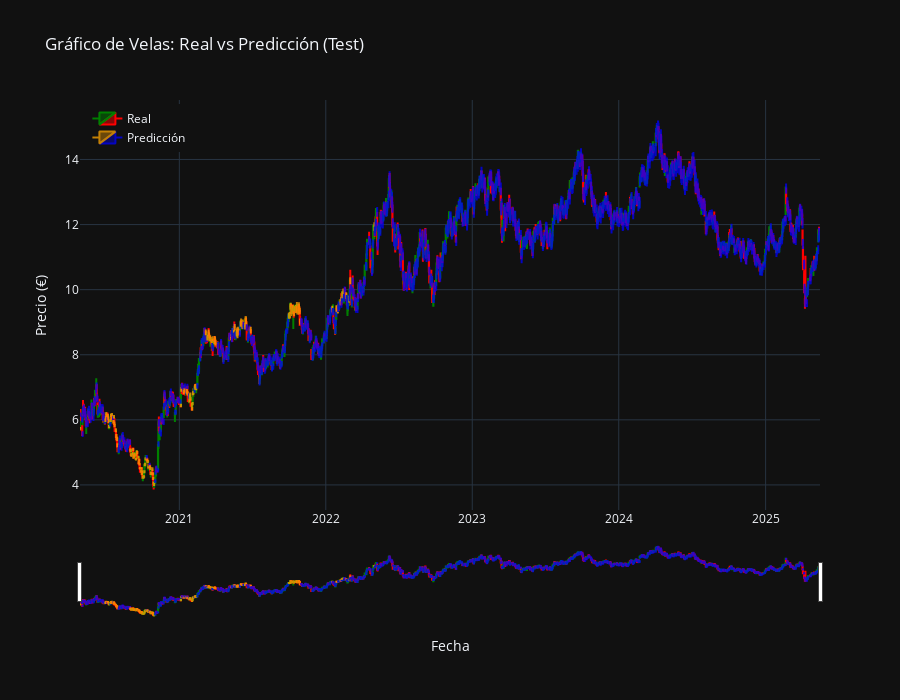

Notebook cell for this chart:
### Markdown cell above
### Visualización de las predicciones junto a los valores reales

### Code cell
# Se toman las últimas fechas del índice de repsol, igual al tamaño de df_results
fechas_test = repsol.index[-len(df_results):]

df_results['Fecha'] = fechas_test

fig = go.Figure()
# Aumentar el tamaño de la figura
fig.update_layout(height=700)

# Velas reales
fig.add_trace(go.Candlestick(
    x=df_results['Fecha'],
    open=velas_test[:, 0],
    high=velas_test[:, 1],
    low= velas_test[:, 2],
    close= velas_test[:, 3],
    name='Real',
    increasing_line_color='green',
    decreasing_line_color='red',
    opacity=1
))

# Velas predichas
fig.add_trace(go.Candlestick(
    x=df_results['Fecha'],
    open=real_open_pred,
    high=real_high_pred,
    low= real_low_pred,
    close= real_close_pred,
    name='Predicción',
    increasing_line_color='orange',
    decreasing_line_color='blue',
    opacity= 0.75,
    showlegend=True
))

fig.update_layout(
    title='Gráfico de Velas: Real vs Predicción (Test)',
    xaxis_title='Fecha',
    yaxis_title='Precio (€)',
    template='plotly_dark',
    legend=dict(x=0.01, y=0.99)
)
fig.show()

### Figure 1 — Plotly figure (JSON) as saved in the notebook; plotly's stock layout.template omitted (floating-point values rounded to 4 significant figures; data arrays with more than 128 entries replaced by an {"elided": "..."} marker saying what was removed)
{"data": [{"close": {"elided": "1293 float values"}, "decreasing": {"line": {"color": "red"}}, "high": {"elided": "1293 float values"}, "increasing": {"line": {"color": "green"}}, "low": {"elided": "1293 float values"}, "name": "Real", "opacity": 1, "open": {"elided": "1293 float values"}, "type": "candlestick", "x": {"elided": "1293 str values"}}, {"close": {"elided": "1293 float values"}, "decreasing": {"line": {"color": "blue"}}, "high": {"elided": "1293 float values"}, "increasing": {"line": {"color": "orange"}}, "low": {"elided": "1293 float values"}, "name": "Predicción", "opacity": 0.75, "open": {"elided": "1293 float values"}, "showlegend": true, "type": "candlestick", "x": {"elided": "1293 str values"}}], "layout": {"height": 700, "legend": {"x": 0.01, "y": 0.99}, "title": {"text": "Gráfico de Velas: Real vs Predicción (Test)"}, "xaxis": {"title": {"text": "Fecha"}}, "yaxis": {"title": {"text": "Precio (€)"}}}}
